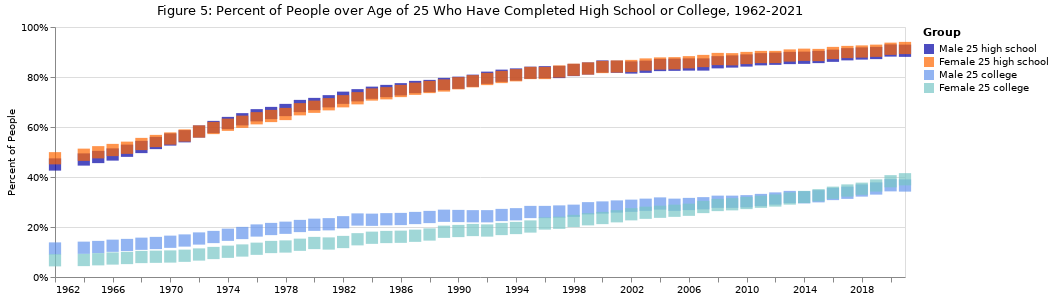

Here is the notebook cell this chart was saved with:
### Code cell
domain4 = ["Male 25 high school", "Female 25 high school", "Male 25 college", "Female 25 college"]
range_4 = ["#0000A5", "#FF6700", "#6495ED", "#78C7C7"]
highlight4 = alt.selection(type="single", on="mouseover",
                           fields=["Group"], nearest=True)
base4 = alt.Chart(edu).encode(alt.X("Year:T",
                                     axis=alt.Axis(title="", format="%Y", grid=False)),
                               alt.Y("Education Percent:Q",
                                     axis=alt.Axis(format="%", title="Percent of People")),
                               color=alt.Color("Group", scale=alt.Scale(domain=domain4, range=range_4))
                              ).properties(title=
                                           "Figure 5: Percent of People over Age of 25 Who Have Completed High School or College, 1962-2021")
points4 = base4.mark_square().encode(opacity=alt.value(0)
                                    ).add_selection(highlight4
                                    ).properties(width=850, height=250)
scatter4 = base4.mark_square().encode(size=alt.condition(~highlight4, alt.value(40), alt.value(150)),
                                      tooltip=[alt.Tooltip("Group:N"),
                                               alt.Tooltip("Education Percent:Q", format=".3f")])
points4 + scatter4

### Figure 1 — Vega-Lite specification as saved in the notebook (floating-point values rounded to 4 significant figures; data arrays with more than 128 entries replaced by an {"elided": "..."} marker saying what was removed)
{"config": {"title": {"font": "DejaVu Sans", "fontWeight": 400, "fontSize": 13}, "axis": {"labelFont": "DejaVu Sans", "titleFont": "DejaVu Sans", "titleFontStyle": "light", "titleFontSize": 11}, "legend": {"labelFont": "DejaVu Sans", "titleFont": "DejaVu Sans"}}, "layer": [{"mark": "square", "encoding": {"color": {"field": "Group", "scale": {"domain": ["Male 25 high school", "Female 25 high school", "Male 25 college", "Female 25 college"], "range": ["#0000A5", "#FF6700", "#6495ED", "#78C7C7"]}, "type": "nominal"}, "opacity": {"value": 0}, "x": {"axis": {"format": "%Y", "grid": false, "title": ""}, "field": "Year", "type": "temporal"}, "y": {"axis": {"format": "%", "title": "Percent of People"}, "field": "Education Percent", "type": "quantitative"}}, "height": 250, "selection": {"selector003": {"type": "single", "on": "mouseover", "fields": ["Group"], "nearest": true}}, "title": "Figure 5: Percent of People over Age of 25 Who Have Completed High School or College, 1962-2021", "width": 850}, {"mark": "square", "encoding": {"color": {"field": "Group", "scale": {"domain": ["Male 25 high school", "Female 25 high school", "Male 25 college", "Female 25 college"], "range": ["#0000A5", "#FF6700", "#6495ED", "#78C7C7"]}, "type": "nominal"}, "size": {"condition": {"value": 40, "selection": {"not": "selector003"}}, "value": 150}, "tooltip": [{"field": "Group", "type": "nominal"}, {"field": "Education Percent", "format": ".3f", "type": "quantitative"}], "x": {"axis": {"format": "%Y", "grid": false, "title": ""}, "field": "Year", "type": "temporal"}, "y": {"axis": {"format": "%", "title": "Percent of People"}, "field": "Education Percent", "type": "quantitative"}}, "title": "Figure 5: Percent of People over Age of 25 Who Have Completed High School or College, 1962-2021"}], "data": {"name": "data-6792fee3c47856efadefdef945a33e73"}, "$schema": "https://vega.github.io/schema/vega-lite/v4.17.0.json", "datasets": {"data-6792fee3c47856efadefdef945a33e73": {"elided": "472 records"}}}
